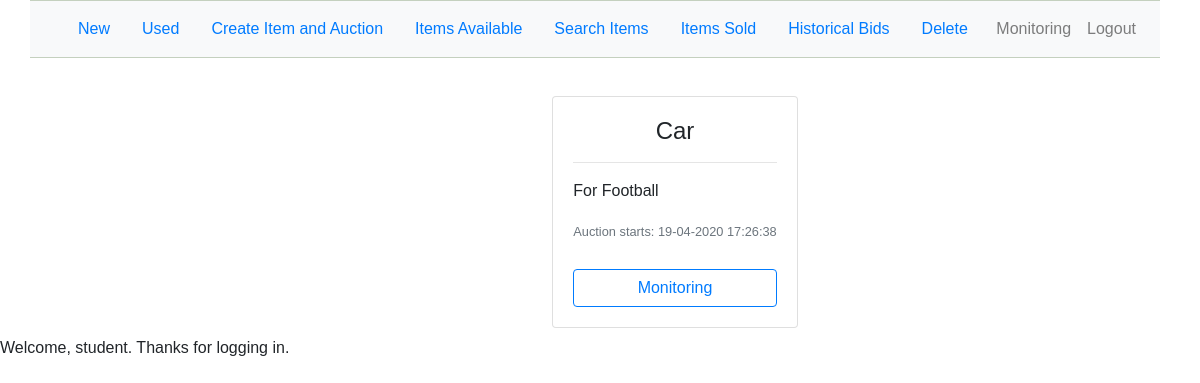
The page /auction/category/used/ (signed in) on the database its author committed.
### auction/models.py (models this page shows)
class Auctions(models.Model):
    STATUS_AUCTIONS_CHOICES = (
            ('OFFERS', 'Offers'),
            ('COMPLETED', 'Completed'),
        )
    auction_bidding_price = models.IntegerField()
    auction_status = models.CharField(
        max_length = 20,
        choices = STATUS_AUCTIONS_CHOICES,
        )
    time_start = models.DateTimeField(default=datetime.now)
    time_left = models.DateTimeField()
    auction_winner = models.CharField(max_length=60)
    item_id = models.ForeignKey(Items, on_delete=models.CASCADE)
    item_name = models.CharField(max_length=60,default='')
    bids = models.IntegerField()

class Items(models.Model):
    STATUS_CHOICES = (
    	('NEW', 'New'),
    	('USED', 'Used'),
    )
    item_title = models.CharField(max_length=60)
    time_stamp = models.DateTimeField(auto_now_add=True, blank=True)
    status = models.CharField(
        max_length = 20,
        choices = STATUS_CHOICES,
        )
    item_description = models.CharField(max_length=60)
    auction_expiration_time = models.DateTimeField(default=datetime.now)
    item_owner = models.CharField(max_length=60)

### auction/views.py (the view)
# urls.py: path('auction/category/<str:category>/', views.filter_auctions, name='filter_auctions'),
def filter_auctions(request, category):
    f_auctions = []
    if category == "new":
        f_auctions = Auctions.objects.filter(
            time_left__gte=datetime.now(), item_id__status="NEW"
            ).order_by('time_start')
    elif category == "used":
        f_auctions = Auctions.objects.filter(
            time_left__gte=datetime.now(), item_id__status="USED"
           ).order_by('time_start')
    try:
        if request.session['username']:
            auctions = Auctions.objects.filter(time_left__gte=datetime.now()).order_by('time_start')
            user = User.objects.filter(username=request.session['username'])
            m = Monitoring.objects.all() #filter(user_id=user[0])
            monitoring = Auctions.objects.none()
            for item in m:
                a = Auctions.objects.filter(id=item.auction_id.id)
                monitoring = list(chain(monitoring, a))
            return render(request, 'index.html', {'auctions': f_auctions, 'user': user[0], 'monitoring': monitoring})
    except:
        return render(request, 'index.html', {'auctions': f_auctions})
    return index(request)

### auction/templates/index.html (shortened to what this page needs)
<!DOCTYPE html>
<html>
<head>
    <link rel="stylesheet" href="https://maxcdn.bootstrapcdn.com/bootstrap/4.0.0-beta.2/css/bootstrap.min.css">
	<link rel="stylesheet" type="text/css" href="/static/css/login.css">
    <link rel="stylesheet" type="text/css" href="/static/css/index.css">
</head>
<body>
    <nav class="navbar navbar-expand-lg navbar-light bg-light">
        <ul class="nav nav-pills">
            <li class="nav-item">
                <a class="nav-link" href="/auction/category/new/">New</a>
            </li>
            <li class="nav-item">
                <a class="nav-link" href="/auction/category/used/">Used</a>
            </li>
			<li class="nav-item">
                <a class="nav-link" href="/auction/items/">Create Item and Auction</a>
            </li>
			<li class="nav-item">
                <a class="nav-link" href="/auction/availableitems/">Items Available</a>
            </li>
			<li class="nav-item">
                <a class="nav-link" href="/auction/searchitems/">Search Items</a>
            </li>
			<li class="nav-item">
                <a class="nav-link" href="/auction/itemssold/">Items Sold</a>
            </li>
			<li class="nav-item">
                <a class="nav-link" href="/auction/historicalbids/">Historical Bids</a>
            </li>
			<li class="nav-item">
                <a class="nav-link" href="/auction/delete/">Delete</a>
            </li>
		</ul>
        <ul id="right_navbar" class="navbar-nav ml-auto">
            {% if request.session.username %}
                   {% include "home.html" %}
            {% endif %}
        </ul>
    </nav>
    <div class="d-flex justify-content-center">
        <div class="p-2">
            <div id="placeholder">
                {% block body %}
								{% include "auctions.html" %}
                {% endblock %}
            </div>
        </div>
    </div>
	{% if user.is_authenticated %}
		<p>Welcome, {{ user.get_username }}. Thanks for logging in.</p>
	{% else %}
		<p>Welcome, new user. Please log in.</p>
	{% endif %}
</body>
</html>

### auction/templates/auctions.html (shortened to what this page needs)
<!DOCTYPE html>
<html>
<head>
    <link rel="stylesheet" type="text/css" href="/static/css/bidding.css">
	<link rel="stylesheet" type="text/css" href="/static/css/auctions.css">
</head>
<body>
{% now "Y-m-d-H-i-s" as todays_date %}
<div class="container-fluid">
    <div id="myCarousel" class="carousel slide" data-interval="false">
    {% load custom_tags %}
        {% for auction in auctions %}
        {% if forloop.counter0|divisibleby:'4' %}
        <div class="carousel-inner row w-100 mx-auto">
            {% if auctions|length == 1 %} <div class="carousel-item col-md-12 active">
            {% elif auctions|length == 2 %} <div class="carousel-item col-md-6 active">
            {% elif auctions|length == 3 %} <div class="carousel-item col-md-4 active">
            {% else %} <div class="carousel-item col-md-3 active">
            {% endif %}
        {% else %}
            {% if auctions|length == 1 %} <div class="carousel-item col-md-12">
            {% elif auctions|length == 2 %} <div class="carousel-item col-md-6">
            {% elif auctions|length == 3 %} <div class="carousel-item col-md-4">
            {% else %} <div class="carousel-item col-md-3">
            {% endif %}
        {% endif %}
            <div class="card">
                <div class="card-body">
                    <div id="item_name">
                        <h4 class="card-title text-center">{{ auction.item_id.item_title }}</h4><hr>
                    </div>
                    <p class="card-text">{{ auction.item_id.item_description }}</p>
                    <p class="card-text"><small class="text-muted">
                    {% if todays_date > auction.time_start|date:'Y-m-d-H-i-s' %}
                    Auction ends in: {{ auction.time_left|time_left }}
                    {% else %}
                    Auction starts: {{ auction.time_start|date:'d-m-Y H:i:s' }}
                    {% endif %}
                    </small></p>
                    <div>
                        <button type="button" class="btn btn-outline-primary monitoring_button" onclick="location.href='/auction/monitoring/{{auction.id}}'">
                        {% if monitoring %}
                            {% if monitoring|search:auction.id%}
                            Nonmonitoring
                            {% else %}
                            Monitoring
                            {% endif %}
                        {% else %}
                            Monitoring
                        {% endif %}
                        </button>
                    </div>
                </div>
            </div>
        </div>
        {% endfor %}
        </div>
    </div>
</div>
</body>
</html>

### auction/static/css/login.css (style rules this page uses)
body { font-family: 'Arial, Helvetica', sans-serif; }

### auction/static/css/index.css (style rules this page uses)
.navbar { margin-left: 30px; margin-right: 40px; border-top: 1px solid #C4D0BE; border-bottom: 1px solid #C4D0BE; }
#placeholder { margin-left: 150px; }

### auction/static/css/auctions.css (style rules this page uses)
.row { margin-top: 30px; }
.carousel-inner .active, .carousel-inner .active + .carousel-item, .carousel-inner .active + .carousel-item + .carousel-item, .carousel-inner .active + .carousel-item + .carousel-item + .carousel-item, .carousel-inner .active + .carousel-item + .carousel-item + .carousel-item + .carousel-item, .carousel-inner .active + .carousel-item + .carousel-item + .carousel-item + .carousel-item + .carousel-item { display: block; }
.monitoring_button { width: 100%; margin-top: 10px; }

### rows shown on the page
Auctions: item_id.item_title "Car", item_id.item_description "For Football", time_start "19-04-2020 17:26:38"

### other values the page prints
{{ user.get_username }} "student"
